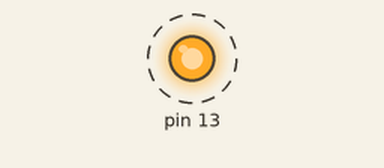
The sketch below on a simulated Arduino Uno, built with avr-gcc and run on an emulated ATmega328P. On the bench: output pins drawn as LEDs (lit = HIGH). Dashed ring = blinking. No radio packets arrive unless stated; what the sketch prints to the serial monitor is not drawn.

Above: at 0.3 s.
Timing chart, 0 to 3.0 s (numbered marks = the images above):
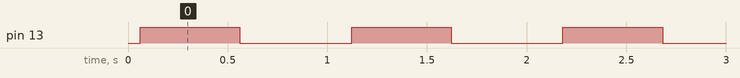

Measured:
- by itself, pin 13: alternates HIGH for 0.50 s and LOW for 0.56 s

The sketch:

transmitter.ino
```cpp
#include <RH_ASK.h>
// Include dependant SPI Library
#include <SPI.h>

// Create Amplitude Shift Keying Object
RH_ASK rf_driver;
char* words[10] = {"hello,"," how"," are"," you?","1","2","3","4","5 "};
int i;
void setup()
{
    // Initialize ASK Object
    pinMode(13,OUTPUT);
    rf_driver.init();
    Serial.begin(9600);
}

void loop()
{
    Serial.println(words[i]);
    rf_driver.send((uint8_t *)words[i], strlen(words[i]));
    rf_driver.waitPacketSent();
    digitalWrite(13, HIGH);
    delay(500);
    digitalWrite(13, LOW);
    delay(500);
    i++;
    if(i == 9)
    {
      i = 0;
    }
}
```
